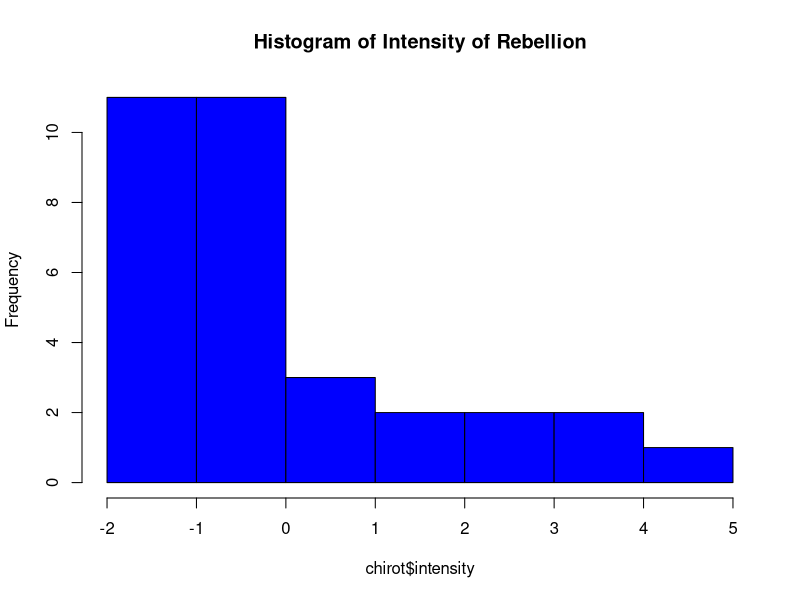
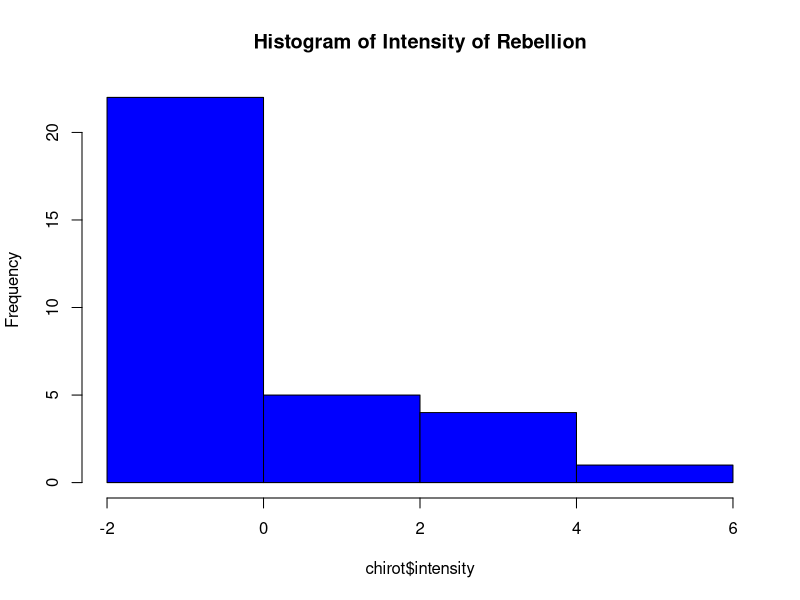
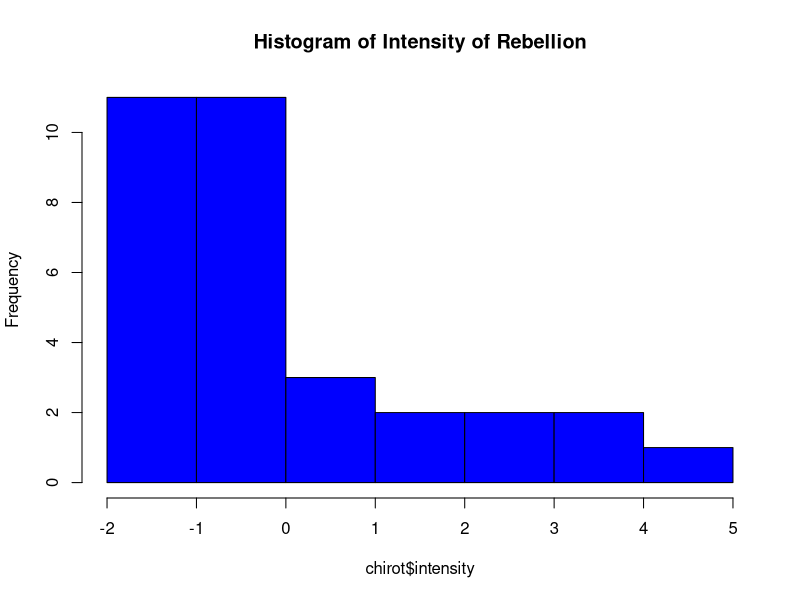
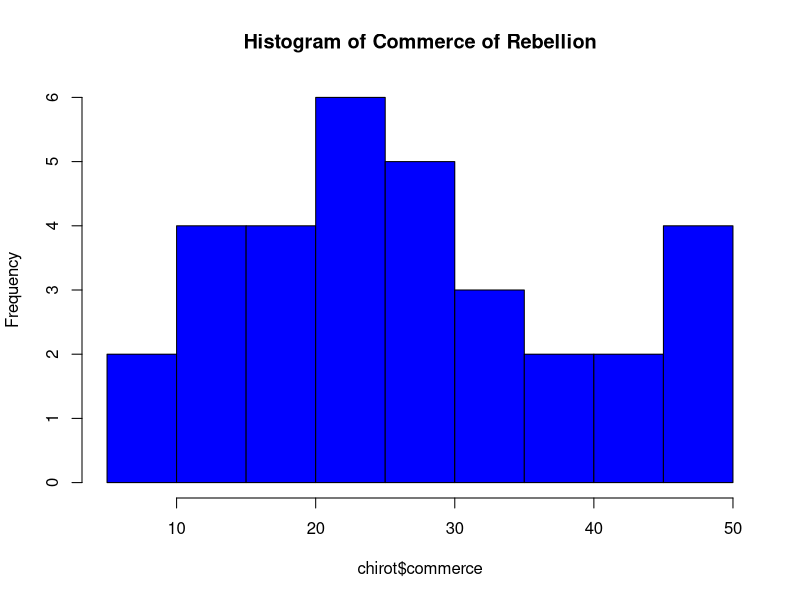
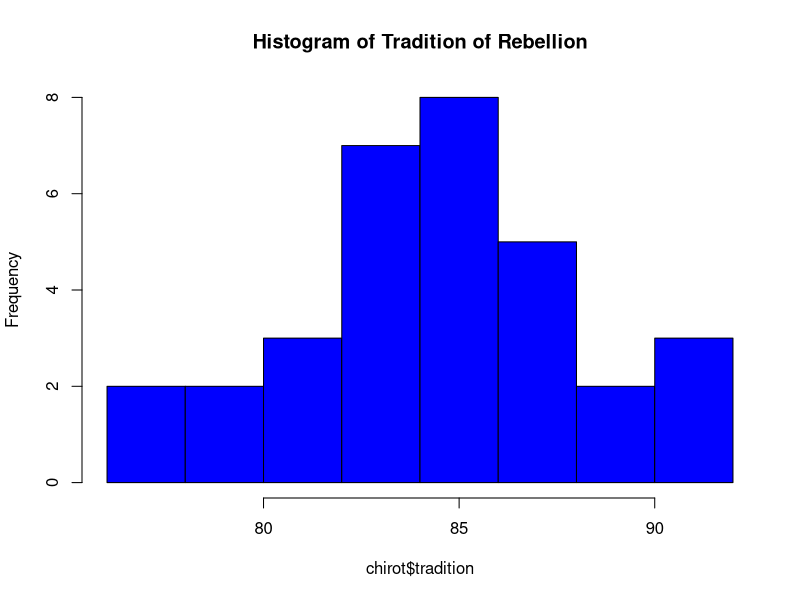
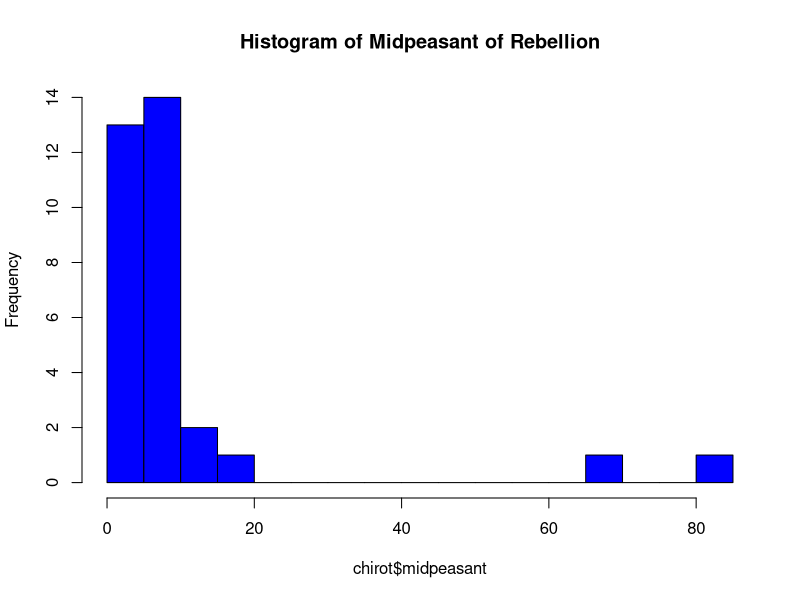
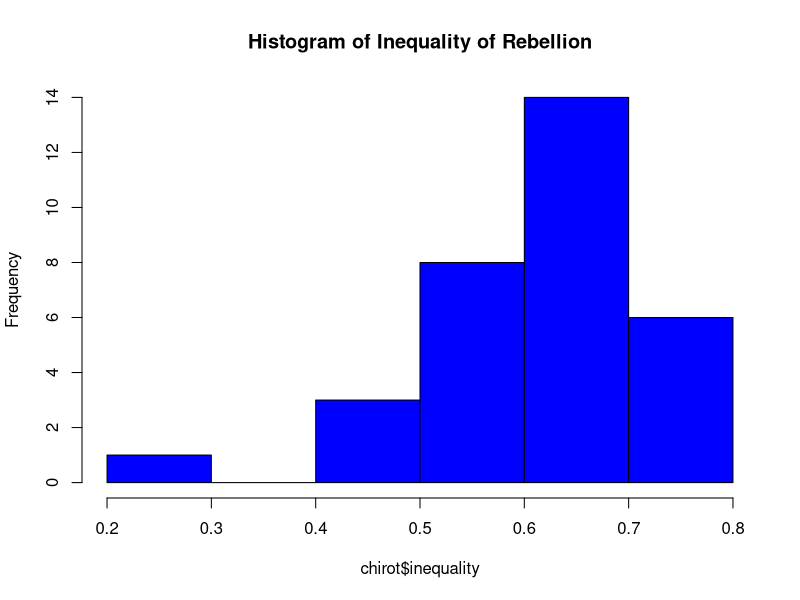
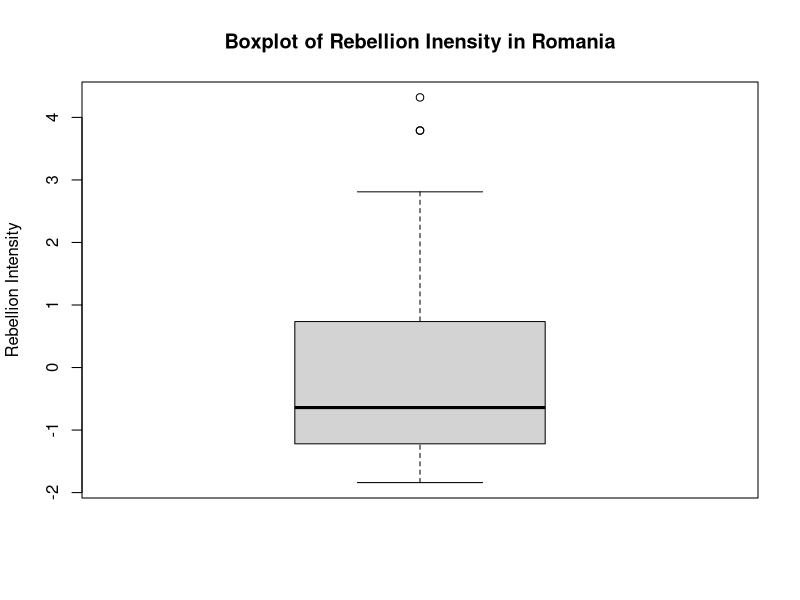

These charts were generated, in order, by the following R code:
# @@ RGEDIT LANDMARK @@: Introduction to data summaries and displays
#Today we will learn how to summarize datasets numerically and graphically
#Remember that the most useful information in any dataset is understanding the center, spread, shape and outliers
#For this lab, you will be calculating data summaries and making histograms, stemplots and boxplots from the following three datasets:
#1) The 1907 Romanian Peasant Rebellion
#2) Toxicity of Nitrofen pesticide in Aquatic Ecosystems
#3) Space Shuttle O - Ring failures

# @@ RGEDIT LANDMARK @@: Dataset 1: 1907 Romanian Peasant Rebellion
#Please create a new project file (with src, doc and output folders)
#Download the .doc file for this dataset and place it in the doc folder
#setting working directory
setwd("D:/bilal's books 8/Lie Detector/Lab assignments/Lab 5")
#loading dataset
chirot<-read.csv("Chirot.csv", header = TRUE)
#let's look at the structure
str(chirot)

#please read the document file and figure out what these variables are

#answer the following questions

#please provide all measures of center for the intensity of rebellion
mean(chirot$intensity)
median(chirot$intensity)
#gives single mode
#getmode <- function(x){
#  uniq <- unique(x)
#  uniq[which.max(tabulate(match(x,uniq)))]
#}
#gives mode values if more than one mode exists
getmode <- function(x) {
  ux <- unique(x)
  tab <- tabulate(match(x, ux))
  ux[tab == max(tab)]
}
getmode(chirot$intensity)
#please provide the standard deviation and variance for intensity of the rebellion
sd(chirot$intensity)
var(chirot$intensity)
#which county had the greatest intensity of rebellion
#county 24
chirot[chirot$intensity == max(chirot$intensity),]
#which county has the least intensity of rebellion
#county 31 and 32
chirot[chirot$intensity == min(chirot$intensity),]

#please provide mean, median and mode for all other variables
mean(chirot$commerce)
mean(chirot$tradition)
mean(chirot$midpeasant)
mean(chirot$inequality)

median(chirot$commerce)
median(chirot$tradition)
median(chirot$midpeasant)
median(chirot$inequality)

getmode(chirot$commerce)
getmode(chirot$tradition)
getmode(chirot$midpeasant)
getmode(chirot$inequality)

#please compute standard deviation and variance for all other variables
sd(chirot$commerce)
sd(chirot$tradition)
sd(chirot$midpeasant)
sd(chirot$inequality)

var(chirot$commerce)
var(chirot$tradition)
var(chirot$midpeasant)
var(chirot$inequality)

#getting the five number summary from summary function
summary(chirot$intensity)

#please compute the five number summary for all other variables
summary(chirot$commerce)
summary(chirot$tradition)
summary(chirot$midpeasant)
summary(chirot$inequality)

#which variables are more spread out (have more variation) as compared to others? 
#midpeasant has the most variance after that 
#commerce has the second most variance
#then tradition, intensity and then finally inequality

#Visualizing data
#making stemplots
stem(chirot$intensity)

#create stemplots for all variables in this dataset
stem(chirot$commerce)
stem(chirot$tradition)
chirot$tradition
stem(chirot$midpeasant)
stem(chirot$inequality)

#making histograms
hist(chirot$intensity, main = "Histogram of Intensity of Rebellion", col = c("blue"))

#what does the data look like (symmetric, bi-modal, uniform, skew (which direction))?
#right skewed because the tail is on the right
#try changing the interval size using the breaks function
hist(chirot$intensity, main = "Histogram of Intensity of Rebellion", col = c("blue"), breaks = 4)
#find the optimal number of breaks that show both the center and extent of spread of the data
hist(chirot$intensity, main = "Histogram of Intensity of Rebellion", col = c("blue"), breaks = 8)
#make historgrams for all variables in this dataset
hist(chirot$commerce, main = "Histogram of Commerce of Rebellion", col = c("blue"), breaks = 8)
hist(chirot$tradition, main = "Histogram of Tradition of Rebellion", col = c("blue"))
hist(chirot$midpeasant, main = "Histogram of Midpeasant of Rebellion", col = c("blue"), breaks = 20)
hist(chirot$inequality, main = "Histogram of Inequality of Rebellion", col = c("blue"))

#making boxplots
boxplot(chirot$intensity, ylab = "Rebellion Intensity", main = "Boxplot of Rebellion Inensity in Romania")
#are there any outliers
#which districts do these belong to? 
# district 24, 25 and 26
out <- subset(chirot,intensity>=3.7)
out
#make boxplot for all other variables 
boxplot(chirot$commerce, ylab = "Rebellion Commerce", main = "Boxplot of Rebellion Commerce in Romania")
boxplot(chirot$tradition, ylab = "Rebellion Tradition", main = "Boxplot of Rebellion Tradition in Romania")
boxplot(chirot$midpeasant, ylab = "Rebellion MidPeasant", main = "Boxplot of Rebellion MidPeasant in Romania")
boxplot(chirot$inequality, ylab = "Rebellion Inequality", main = "Boxplot of Rebellion Inequality in Romania")
#Let's see if there is any relationship between intensity and commerce
#break up commerce into categories (low <20, average: between 20 and 30, high >30) 
commercecat<-NULL
for (i in 1:32){
	if(chirot$commerce[i] < 20){
		commercecat[i]<-"low"
	}
	else if(chirot$commerce[i] >= 20 & chirot$commerce[i] <=30){
		commercecat[i]<- "average"
	}
	else {
		commercecat[i]<- "high"
	}
}

#making a boxplot
boxplot(intensity ~ commercecat, data = chirot, xlab = "Commerce category", ylab = "Rebellion Intensity")
#what does this relationship look like
#what does the spread and center of points in each category tell you about rebellion intensity?
high<- chirot[chirot$commerce>=30,]
high
hist(high$intensity, main = "Histogram of Intensity of Rebellion", col = c("blue"),breaks=5)
#For high commerce the data is quite spread out
#For average commerce the mass is concentrated but the range is high so one of tails are skewed
#For low commerce there is lesser variation
#We can say that there might be some sort of correlation between commerce and intensity
#We will have to observe other variables as well

#break up the rest of the variables into categories
#(hint: use histograms to decide how to break up continuous data into categories)
#create boxplots examining the relationship between these variables and rebellion intensity
summary(chirot$tradition)
#using the five summary statistic to choose the limits for our category
traditioncat<-NULL
for (i in 1:32){
  if(chirot$tradition[i] < 82){
    traditioncat[i]<-"low"
  }
  else if(chirot$tradition[i] >= 82 & chirot$tradition[i] <=88){
    traditioncat[i]<- "average"
  }
  else {
    traditioncat[i]<- "high"
  }
}
boxplot(intensity ~ traditioncat, data = chirot, xlab = "Tradition category", ylab = "Rebellion Intensity")

midpeasantcat <- NULL
summary(chirot$midpeasant)
for (i in 1:32){
  if(chirot$midpeasant[i] < 4){
    midpeasantcat[i]<-"low"
  }
  else if(chirot$midpeasant[i] >= 4 & chirot$midpeasant[i] <=8){
    midpeasantcat[i]<- "average"
  }
  else {
    midpeasantcat[i]<- "high"
  }
}
boxplot(intensity ~ midpeasantcat, data = chirot, xlab = "MidPeasant category", ylab = "Rebellion Intensity")


inequalitycat <- NULL
summary(chirot$inequality)
for (i in 1:32){
  if(chirot$inequality[i] < 0.5){
    inequalitycat[i]<-"low"
  }
  else if(chirot$inequality[i] >= 0.5 & chirot$inequality[i] <=0.7){
    inequalitycat[i]<- "average"
  }
  else {
    inequalitycat[i]<- "high"
  }
}
boxplot(intensity ~ inequalitycat, data = chirot, xlab = "InEquality category", ylab = "Rebellion Intensity")

# @@ RGEDIT LANDMARK @@: Dataset 2: Toxicity of Nitrofen in Aquatic Ecosystems
#loading new dataset
nitro<-read.csv("nitrofen.csv", header = TRUE)
str(nitro)
#please read the document file and figure out what each variable means

#find all measures of center, standard deviation and variance for all variables except one (figure out which on this is)
#find the five number summary of all of the variables except the excluded variable
mean(nitro$brood1)
mean(nitro$brood2)
mean(nitro$brood3)
mean(nitro$total)

median(nitro$brood1)
median(nitro$brood2)
median(nitro$brood3)
median(nitro$total)

getmode(nitro$brood1)
getmode(nitro$brood2)
getmode(nitro$brood3)
getmode(nitro$total)


sd(nitro$brood1)
sd(nitro$brood2)
sd(nitro$brood3)
sd(nitro$total)

var(nitro$brood1)
var(nitro$brood2)
var(nitro$brood3)
var(nitro$total)


#which variable has the least spread? Which variable has the most spread? 
#The variance of conc variable is the largest w.r.t its mean
#The variance of brood1 variable is the lowest w.r.t its mean

#make stemplots for concentration of nitrofen
stem(nitro$conc)
#make histograms for each variable (except excluded)
hist(nitro$brood1, main = "Histogram of Nitrofen Brood1", col = c("blue"),breaks=10)
hist(nitro$brood2, main = "Histogram of Nitrofen Brood2", col = c("blue"),breaks=20)
hist(nitro$brood3, main = "Histogram of Nitrofen Brood3", col = c("blue"),breaks=20)
hist(nitro$total, main = "Histogram of Nitrofen Total", col = c("blue"),breaks=10)
#what is the shape of the data for each variable
#For brood1 the shape is left skewed bell shaped 
#For brood2 the shape is bimodal 
#For brood3 the shape is multimodal
#For total the shape is bimodal

#make singular boxplots for each variable (except excluded)

#break up concentration into categories 
#create a boxplot to examine the effect of different levels of nitrofen concentration 
#on live offspring produced in each brood and total


# @@ RGEDIT LANDMARK @@: Dataset 3: Space shuttle O - ring failures
#loading new dataset
space<-read.csv("SpaceShuttle.csv", header = TRUE)
str(space)
#please read the document file and figure out what each variable means

#find all measures of center, standard deviation and variance for all variables except two (figure out which on this is)
#find the five number summary of all of the variables except the excluded variables

#which variable has the least spread? Which variable has the most spread? 

#make stemplots for temperature and pressure

#make histograms for each variable (except excluded)
#what is the shape of the data for each variable

#make singular boxplots for each variable (except excluded)

#create boxplots to examine the effect of temperature and pressure on the failures of O-rings in space shuttles





